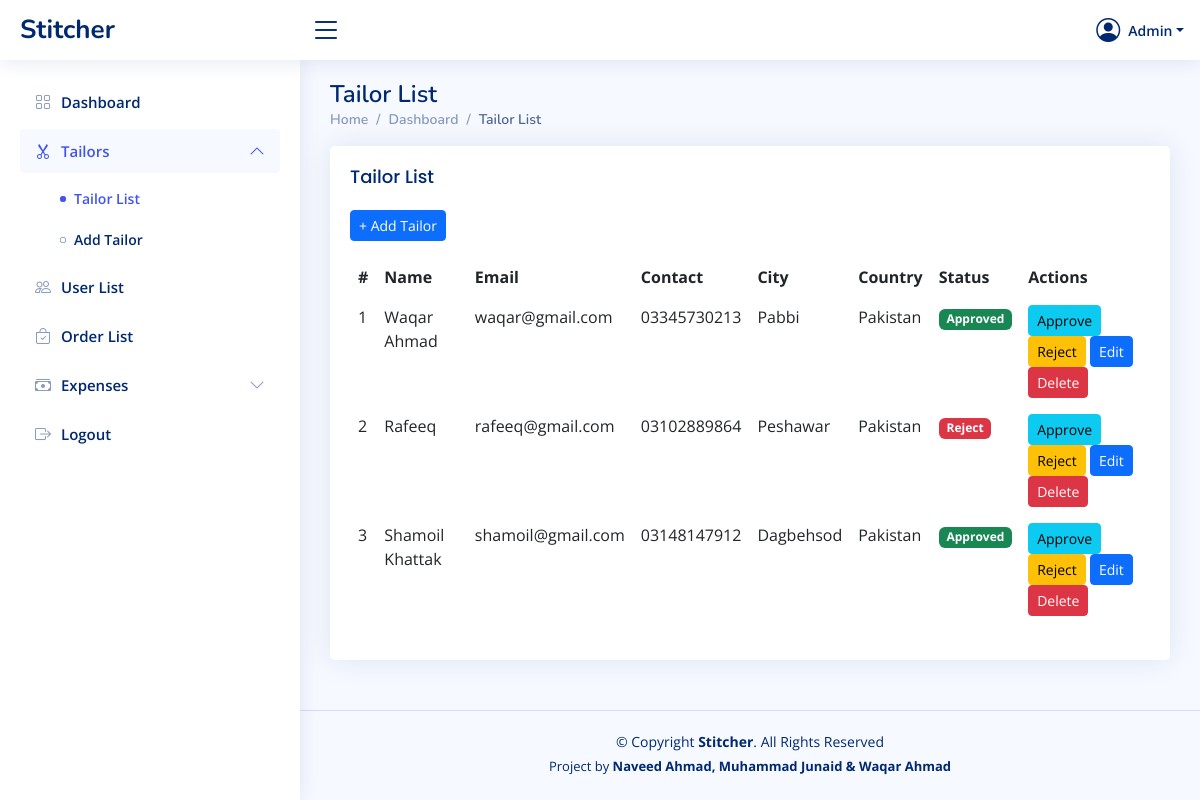
Screenshot of /tailor-list.php (signed in) with the database file from the repository.
### tables this page shows
CREATE TABLE IF NOT EXISTS tailors (
    id INT AUTO_INCREMENT PRIMARY KEY,
    name VARCHAR(100) NOT NULL,
    email VARCHAR(150) NOT NULL UNIQUE,
    password VARCHAR(255) NOT NULL,
    contact VARCHAR(20),
    city VARCHAR(100),
    country VARCHAR(100),
    latitude VARCHAR(50),
    longitude VARCHAR(50),
    status ENUM('Approved','Rejected','Pending') DEFAULT 'Pending',
    created_at TIMESTAMP DEFAULT CURRENT_TIMESTAMP
);

### tailor-list.php (the view, shortened to what this page needs)
<?php
require_once 'includes/auth.php';
$tailors = mysqli_query($conn, "SELECT * FROM tailors ORDER BY id ASC");
include 'includes/header.php';
?>
<div id="main" class="main">
  <div class="pagetitle">
    <h1>Tailor List</h1>
    <nav>
      <ol class="breadcrumb">
        <li class="breadcrumb-item"><a href="index.php">Home</a></li>
        <li class="breadcrumb-item"><a href="index.php">Dashboard</a></li>
        <li class="breadcrumb-item active">Tailor List</li>
      </ol>
    </nav>
  </div>
  <section class="section">
    <div class="row">
      <div class="col-lg-12">
        <div class="card">
          <div class="card-body">
            <h5 class="card-title">Tailor List</h5>
            <a href="add-tailor.php" class="btn btn-primary btn-sm mb-3">+ Add Tailor</a>
            <table class="table table-borderless">
              <thead>
                <tr>
                  <th>#</th>
                  <th>Name</th>
                  <th>Email</th>
                  <th>Contact</th>
                  <th>City</th>
                  <th>Country</th>
                  <th>Status</th>
                  <th>Actions</th>
                </tr>
              </thead>
              <tbody>
                <?php $i = 1; while ($row = mysqli_fetch_assoc($tailors)): ?>
                <tr>
                  <td><?= $i++ ?></td>
                  <td><?= htmlspecialchars($row['name']) ?></td>
                  <td><?= htmlspecialchars($row['email']) ?></td>
                  <td><?= htmlspecialchars($row['contact']) ?></td>
                  <td><?= htmlspecialchars($row['city']) ?></td>
                  <td><?= htmlspecialchars($row['country']) ?></td>
                  <td>
                    <?php if ($row['status'] == 'Approved'): ?>
                      <span class="badge bg-success">Approved</span>
                    <?php elseif ($row['status'] == 'Rejected'): ?>
                      <span class="badge bg-danger">Reject</span>
                    <?php else: ?>
                      <span class="badge bg-warning">Pending</span>
                    <?php endif; ?>
                  </td>
                  <td>
                    <a href="tailor-list.php?action=approve&id=<?= $row['id'] ?>" class="btn btn-info btn-sm">Approve</a>
                    <a href="tailor-list.php?action=reject&id=<?= $row['id'] ?>" class="btn btn-warning btn-sm">Reject</a>
                    <a href="add-tailor.php?edit=<?= $row['id'] ?>" class="btn btn-primary btn-sm">Edit</a>
                    <a href="tailor-list.php?action=delete&id=<?= $row['id'] ?>" class="btn btn-danger btn-sm" onclick="return confirm('Are you sure?')">Delete</a>
                  </td>
                </tr>
                <?php endwhile; ?>
              </tbody>
            </table>
          </div>
        </div>
      </div>
    </div>
  </section>
</div>
<?php include 'includes/footer.php'; ?>

### assets/css/style.css (style rules this page uses)
:root { scroll-behavior: smooth; }
body { font-family: "Open Sans", sans-serif; background: #f6f9ff; color: #444444; }
a { color: #4154f1; text-decoration: none; }
h1, h2, h3, h4, h5, h6 { font-family: "Nunito", sans-serif; }
#main { margin-top: 60px; padding: 20px 30px; transition: all 0.3s; }
.pagetitle { margin-bottom: 10px; }
.pagetitle h1 { font-size: 24px; margin-bottom: 0; font-weight: 600; color: #012970; }
.card { margin-bottom: 30px; border: none; border-radius: 5px; box-shadow: 0px 0 30px rgba(1, 41, 112, 0.1); }
.card-title { padding: 20px 0 15px 0; font-size: 18px; font-weight: 500; color: #012970; font-family: "Poppins", sans-serif; }
.card-body { padding: 0 20px 20px 20px; }
.breadcrumb { font-size: 14px; font-family: "Nunito", sans-serif; color: #899bbd; font-weight: 600; }
.breadcrumb a { color: #899bbd; transition: 0.3s; }
.breadcrumb .breadcrumb-item::before { color: #899bbd; }
.breadcrumb .active { color: #51678f; font-weight: 600; }
@media (min-width: 1200px) { #main, #footer { margin-left: 300px; } }

### rows the page displays
tailors: name "Waqar Ahmad", email "waqar@gmail.com", contact "03345730213", city "Pabbi", country "Pakistan", status "Approved"
tailors: name "Rafeeq", email "rafeeq@gmail.com", contact "03102889864", city "Peshawar", country "Pakistan", status "Reject"
tailors: name "Shamoil Khattak", email "shamoil@gmail.com", contact "03148147912", city "Dagbehsod", country "Pakistan", status "Approved"
